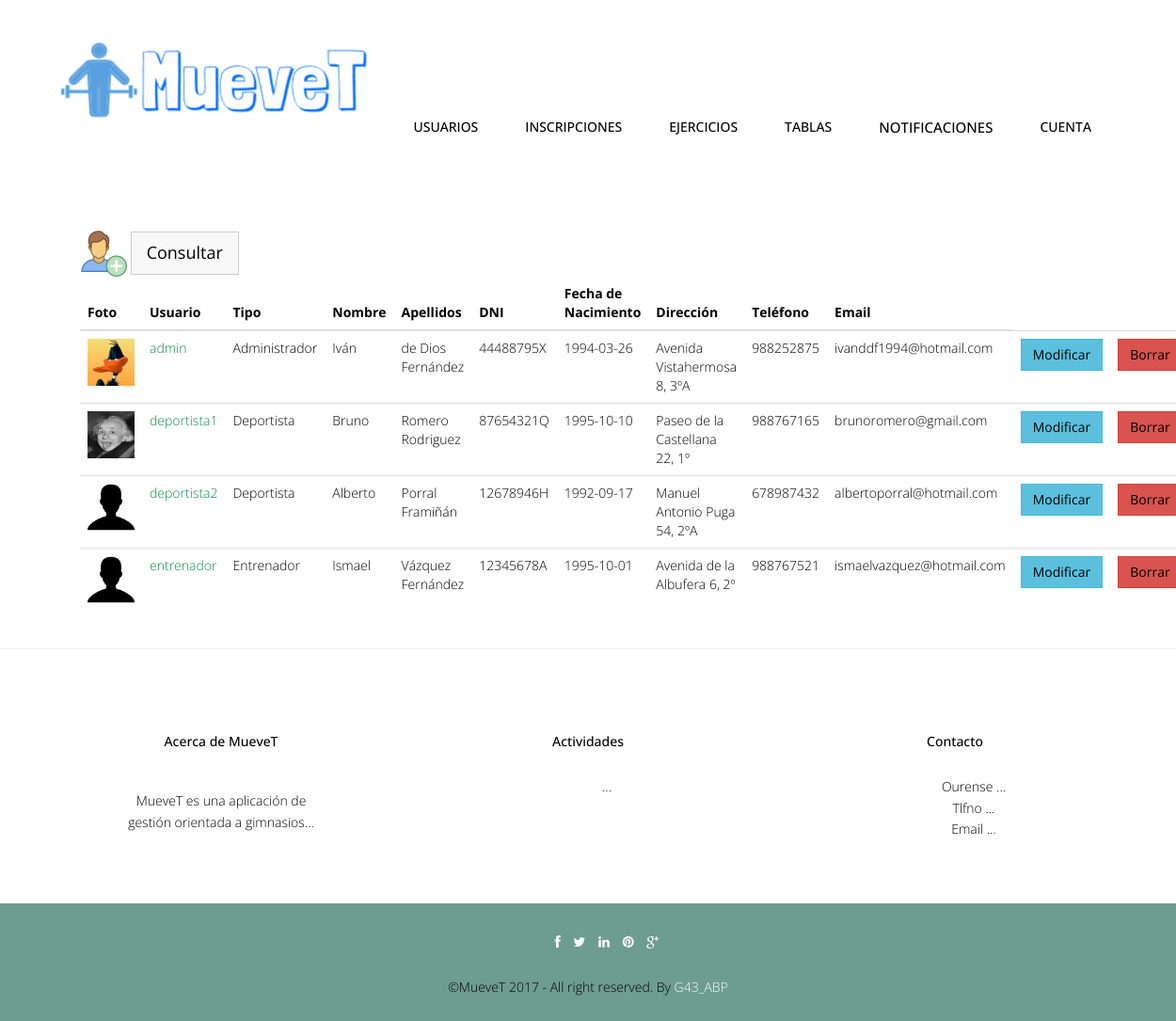
Screenshot of /abp/Controllers/USUARIO_Controller.php (signed in) with the database file from the repository.
### tables this page shows
CREATE TABLE IF NOT EXISTS `usuario` (
  `foto` varchar(500) DEFAULT '../img/user.jpg',
  `userName` varchar(20) NOT NULL,
  `password` varchar(128) NOT NULL,
  `tipoUsuario` int(10) NOT NULL,
  `nombre` varchar(20) NOT NULL,
  `apellidos` varchar(70) NOT NULL,
  `dni` varchar(9) NOT NULL,
  `fechaNac` date NOT NULL,
  `direccion` varchar(80) DEFAULT NULL,
  `telefono` int(15) DEFAULT NULL,
  `email` varchar(30) NOT NULL
);

CREATE TABLE IF NOT EXISTS `rol` (
  `idRol` int(10) NOT NULL,
  `nombreRol` varchar(45) NOT NULL
);

### abp/Models/USUARIO_Model.php (called while the page is built, shortened)
<?php
include '../Functions/LibraryFunctions.php';
class USUARIO_Modelo {
    var $mysqli;
    function ConectarBD() {
        $this->mysqli = new mysqli("localhost", "root", "", "gymgest");
    }
    function ConsultarTodo($user) {
        if ($user == "entrenador") {
            $sql = "SELECT * FROM USUARIO, ENTRENADOR WHERE USUARIO.userName=ENTRENADOR.userName AND USUARIO.tipoUsuario=2";
        } else if ($user == "deportista") {
            $sql = "SELECT * FROM USUARIO, DEPORTISTA WHERE USUARIO.userName=DEPORTISTA.userName AND USUARIO.tipoUsuario=3";
        } else {
            $sql = "SELECT * FROM USUARIO";
        }
        if (!($resultado = $this->mysqli->query($sql))) {
            return 'Error en la consulta sobre la base de datos';
        } else {
            $toret = array();
            $i = 0;
            while ($fila = $resultado->fetch_array()) {
                $toret[$i] = $fila;
                $i++;
            }
            return $toret;
        }
    }
}
?>

### abp/Views/USUARIO_SHOWALL_Vista.php (the view, shortened to what this page needs)
<?php
class USUARIO_Show {
    private $datos;
    function __construct($array, $volver) {
        $this->datos = $array;
        $this->render();
    }
    function render() {
        ?>
        <div class="container">
            <?php
            $lista = array('foto', 'userName', 'tipoUsuario', 'nombre', 'apellidos', 'dni', 'fechaNac', 'direccion', 'telefono', 'email');
            ?>
            <br><br>
            <div class="container">
                <div class="col-lg-12">
                    <a href='USUARIO_Controller.php?accion=<?php echo $strings['Seleccionar']; ?>'><img src="../img/useradd.png" width="50px" height="50px"></a>
                    <button type="button" class="btn btn-default btn-lg"><a href='USUARIO_Controller.php?accion=<?php echo $strings['Consultar']; ?>'><?php echo $strings['Consultar'] ?></a></button>
                    <table class="table">
                        <thead class="thead-dark">
                            <tr>
                                <?php
                                foreach ($lista as $titulo) {
                                    echo "<th>";
                                    echo $strings[$titulo];
                                    echo "</th>";
                                }
                                echo "</tr>";
                                echo "</thead>";
                                echo "<tbody>";
                                for ($j = 0; $j < count($this->datos); $j++) {
                                    echo "<tr>";
                                    foreach ($this->datos [$j] as $clave => $valor) {
                                        for ($i = 0; $i < count($lista); $i++) {
                                            if ($clave === $lista[$i]) {
                                                echo "<td>";
                                                if (($clave === 'foto')) {
                                                    if (is_file($valor)) {
                                                        ?><a target='_blank' href='<?php echo $valor ?>'><img src='<?php echo $valor ?>' width="50" height="50"></a> <?php
                                                    } else {
                                                        ?><a target='_blank' href="../img/user.jpg"><img src="../img/user.jpg" width="50" height="50"></a> <?php
                                                }
                                                break;
                                            } if ($clave === 'tipoUsuario') {
                                                echo $strings[ConsultarNOMRol($valor)];
                                                break;
                                            }
                                            if ($clave === 'userName') {
                                                ?>
                                            <a href='USUARIO_Controller.php?userName=<?php echo $this->datos[$j]['userName'] . '&accion=' . $strings['Ver']; ?>'><font color="#088A4B"><?php echo $valor; ?></font></a> <?php
                        } else {
                            echo $valor;
                        }
                        echo "</td>";
                    }
                }
            }
                                ?>
                            <td><button type="button" class="btn btn-info"><a href='USUARIO_Controller.php?userName=<?php echo $this->datos[$j]['userName'] . '&accion=' . $strings['Modificar']; ?>'><?php echo $strings['Modificar']; ?></a></button></td>
                            <td><button type="button" class="btn btn-danger"><a href='USUARIO_Controller.php?userName=<?php echo $this->datos[$j]['userName'] . '&accion=' . $strings['Borrar']; ?>'><?php echo $strings['Borrar']; ?></a></button></td>
                                    <?php
                                }
                                ?>
                        </tbody>
                    </table>
                </div>
            </div>
        </div>
        <?php
        include '../Views/footer.php';
    }
}

### abp/css/style.css (style rules this page uses)
body { font-family:'Open Sans', Arial, sans-serif; font-size:14px; font-weight:300; line-height:1.6em; color:#000; background-color:#fff; }
.link-list ul,li,a { color:#000; list-style:none; }

### abp/css/overwrite.css (style rules this page uses)
.btn { text-shadow: none; background-image:none; border-color: none; border-bottom-color: none; -webkit-box-shadow: none; -moz-box-shadow: none; box-shadow: none; }
.btn { outline:0; -webkit-border-radius: 0; -moz-border-radius: 0; border-radius: 0; }
.btn-lg { -webkit-border-radius: 0; -moz-border-radius: 0; border-radius: 0; }
.btn-default { color: #333333; background-color: #f8f8f8; }

### rows the page displays
usuario: foto (picture), userName "admin", tipoUsuario.nombreRol "Administrador", nombre "Iván", apellidos "de Dios Fernández", dni "44488795X", fechaNac "1994-03-26", direccion "Avenida Vistahermosa 8, 3ºA", telefono "988252875", email "ivanddf1994@hotmail.com"
usuario: foto (picture), userName "deportista1", tipoUsuario.nombreRol "Deportista", nombre "Bruno", apellidos "Romero Rodriguez", dni "87654321Q", fechaNac "1995-10-10", direccion "Paseo de la Castellana 22, 1º", telefono "988767165", email "brunoromero@gmail.com"
usuario: foto (placeholder picture), userName "deportista2", tipoUsuario.nombreRol "Deportista", nombre "Alberto", apellidos "Porral Framiñán", dni "12678946H", fechaNac "1992-09-17", direccion "Manuel Antonio Puga 54, 2ºA", telefono "678987432", email "albertoporral@hotmail.com"
usuario: foto (placeholder picture), userName "entrenador", tipoUsuario.nombreRol "Entrenador", nombre "Ismael", apellidos "Vázquez Fernández", dni "12345678A", fechaNac "1995-10-01", direccion "Avenida de la Albufera 6, 2º", telefono "988767521", email "ismaelvazquez@hotmail.com"

### other values shown
$strings['Cuenta'] "CUENTA"
$strings['Consultar'] "Consultar"
$strings[$titulo] "Foto"
$strings[$titulo] "Usuario"
$strings[$titulo] "Tipo"
$strings[$titulo] "Nombre"
$strings[$titulo] "Apellidos"
$strings[$titulo] "DNI"
$strings[$titulo] "Fecha de Nacimiento"
$strings[$titulo] "Dirección"
$strings[$titulo] "Teléfono"
$strings[$titulo] "Email"
